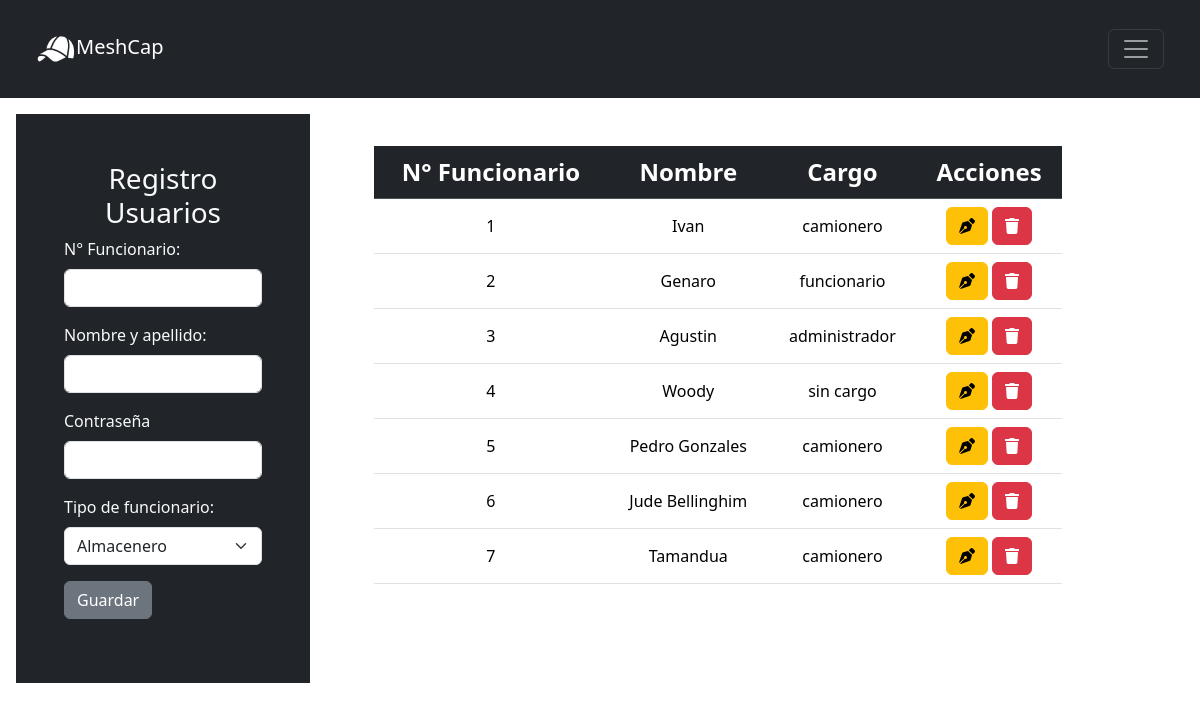
Page /src/BACKOFFICE/VISTA/crudUsuarios.php on the committed database.
### tables this page shows
CREATE TABLE `usuario` (
  `id_usuario` int(11) NOT NULL,
  `nombre` varchar(30) DEFAULT 'anonimo',
  `cargo` enum('camionero','funcionario','administrador','sin cargo') NOT NULL DEFAULT 'sin cargo'
);

### src/BACKOFFICE/VISTA/crudUsuarios.php (the view, shortened to what this page needs)
<?php require('../../db.php'); ?>
<!DOCTYPE html>
<html lang="en">
<head>
    <link rel="stylesheet" href="../CSS/stylesCrudPaquetes.css">
    <link href="https://cdn.jsdelivr.net/npm/bootstrap@5.3.2/dist/css/bootstrap.min.css" rel="stylesheet">
</head>
<body>
<nav class="navbar navbar-dark bg-dark p-4 ">
    <div class="container-fluid">
      <a class="navbar-brand" href="backoffice.html" id="logo"><img src="../../IMAGES/gorraBlanca.png" height="40" alt="">MeshCap</a>
        <button class="navbar-toggler" type="button" data-bs-toggle="offcanvas" data-bs-target="#offcanvasDarkNavbar" aria-controls="offcanvasDarkNavbar" aria-label="Toggle navigation">
          <span class="navbar-toggler-icon"></span>
        </button>
  </div>
</nav>
    <div class="container-fluid row" $id="container-total">
      <form action="../CONTROLADOR/saveCruds.php" method="POST" class="col-3 p-5 m-3 bg-dark text-light">
        <div class="mb-3">
          <h3 class ="text-light text-center">Registro Usuarios</h3>
            <div class="mb-3">
              <label for="exampleInputPassword1" class="form-label">N° Funcionario:</label>
                <input type="number" class="form-control" id="exampleInputPassword1" name="numero_funcionario" required>
            </div>
            <div class="mb-3">
              <label for="exampleInputPassword1" class="form-label">Nombre y apellido:</label>
                <input type="text" class="form-control" id="exampleInputPassword1" name="nombre" required>
            </div>
            <div class="mb-3">
              <label for="exampleInputPassword1" class="form-label">Contraseña</label>
                <input type="password" class="form-control" id="exampleInputPassword1" name="clave" required>
            </div>
            <label for="exampleInputEmail1" class="form-label">Tipo de funcionario:</label>
              <select class="form-select mb-3" aria-label="Default select example" name="cargo" required>
                <option value="funcionario">Almacenero</option>
              </select>
              <button type="submit" class="btn btn-secondary" name="guardar_usuario">Guardar</button>
      </form>
    </div>
    <div class="col-8 p-5 text-center">
          <div style="max-height: 600px; overflow-y: auto;">
              <table class="table col-8">
              <thead class="table-dark fs-4">
                  <tr class="align-middle">
                    <th scope="col">N° Funcionario</th>
                    <th scope="col">Nombre</th>
                    <th scope="col">Cargo</th>
                    <th scope="col">Acciones</th>
                  </tr>
              </thead>
              <tbody>
                    <?php
                    $query = "SELECT * FROM usuario";
                    $usuario = mysqli_query($conn,$query);
                    while($fila = mysqli_fetch_array($usuario)){ ?>
                            <tr class="align-middle">
                                <td><?php echo $fila['id_usuario']?></td>
                                <td><?php echo $fila['nombre']?></td>
                                <td><?php echo $fila['cargo']?></td>
                                 <td class="align-middle">
                                 <a href="../VISTA/editUsuarios.php?id_usuario=<?php echo $fila['id_usuario']; ?>" class="btn btn-small btn-warning"><i class="fas fa-pen-nib"></i></a>
                                 <a href="../CONTROLADOR/deleteCruds.php?id_usuario=<?php echo $fila['id_usuario']; ?>" class="btn btn-small btn-danger"><i class="fas fa-trash"></i></a>
                                </td>
                            </tr>
                    <?php } ?>
                </tbody>
            </table>
          </div>
    </div>
</body>

### src/CSS/stylesCrudPaquetes.css (style rules this page uses)
#logo img { height: 40px; }

### rows in the picture
usuario: id_usuario "1", nombre "Ivan", cargo "camionero"
usuario: id_usuario "2", nombre "Genaro", cargo "funcionario"
usuario: id_usuario "3", nombre "Agustin", cargo "administrador"
usuario: id_usuario "4", nombre "Woody", cargo "sin cargo"
usuario: id_usuario "5", nombre "Pedro Gonzales", cargo "camionero"
usuario: id_usuario "6", nombre "Jude Bellinghim", cargo "camionero"
usuario: id_usuario "7", nombre "Tamandua", cargo "camionero"
